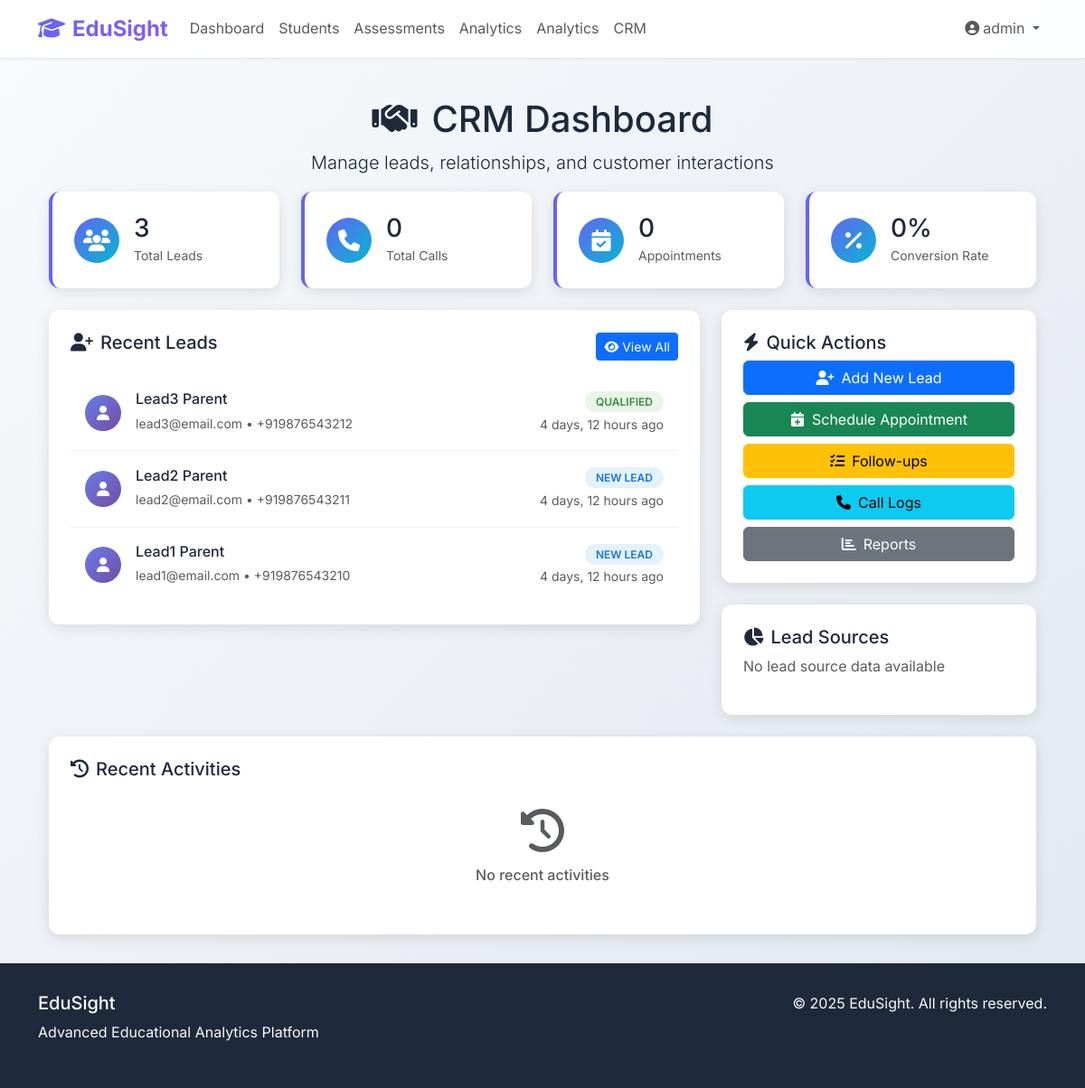
The page /crm/ (signed in) on the database its author committed.
### students/models.py (models this page shows, shortened)
class User(AbstractUser):
    ROLE_CHOICES = [
        ('admin', 'Administrator'),
        ('teacher', 'Teacher'),
        ('student', 'Student'),
        ('parent', 'Parent'),
        ('counselor', 'Counselor'),
    ]
    role = models.CharField(max_length=20, choices=ROLE_CHOICES, default='student')
    phone = models.CharField(max_length=15, blank=True, null=True)
    address = models.TextField(blank=True, null=True)
    profile_image = models.ImageField(upload_to='profile_images/', blank=True, null=True)
    last_login_at = models.DateTimeField(blank=True, null=True)
    is_active = models.BooleanField(default=True)
    email_verified_at = models.DateTimeField(blank=True, null=True)
    class Meta:
        db_table = 'users'
        verbose_name = 'User'
        verbose_name_plural = 'Users'

### crm/models.py (models this page shows, shortened)
class Lead(models.Model):
    LEAD_STATUS_CHOICES = [
        ('new', 'New Lead'),
        ('contacted', 'Contacted'),
        ('interested', 'Interested'),
        ('qualified', 'Qualified'),
        ('appointment_scheduled', 'Appointment Scheduled'),
        ('converted', 'Converted'),
        ('not_interested', 'Not Interested'),
        ('lost', 'Lost'),
    ]
    PRIORITY_CHOICES = [
        ('low', 'Low'),
        ('medium', 'Medium'),
        ('high', 'High'),
        ('urgent', 'Urgent'),
    ]
    lead_id = models.UUIDField(default=uuid.uuid4, editable=False, unique=True)
    first_name = models.CharField(max_length=100)
    last_name = models.CharField(max_length=100)
    email = models.EmailField()
    phone_regex = RegexValidator(regex=r'^\+?1?\d{9,15}$', message="Phone number must be in format: '+999999999'. Up to 15 digits allowed.")
    phone = models.CharField(validators=[phone_regex], max_length=17)
    child_name = models.CharField(max_length=100, blank=True)
    child_age = models.IntegerField(null=True, blank=True)
    child_grade = models.CharField(max_length=20, blank=True)
    school_name = models.CharField(max_length=200, blank=True)
    city = models.CharField(max_length=100, blank=True)
    state = models.CharField(max_length=100, blank=True)
    source = models.ForeignKey(LeadSource, on_delete=models.SET_NULL, null=True)
    status = models.CharField(max_length=30, choices=LEAD_STATUS_CHOICES, default='new')
    priority = models.CharField(max_length=10, choices=PRIORITY_CHOICES, default='medium')
    assigned_to = models.ForeignKey(settings.AUTH_USER_MODEL, on_delete=models.SET_NULL, null=True, blank=True, related_name='assigned_leads')
    interested_in_dmit = models.BooleanField(default=False)
    interested_in_academic = models.BooleanField(default=False)
    interested_in_psychological = models.BooleanField(default=False)
    interested_in_career_guidance = models.BooleanField(default=False)
    created_at = models.DateTimeField(auto_now_add=True)
    updated_at = models.DateTimeField(auto_now=True)
    last_contacted = models.DateTimeField(null=True, blank=True)
    next_followup = models.DateTimeField(null=True, blank=True)
    initial_notes = models.TextField(blank=True)
    class Meta:
        db_table = 'crm_leads'
        ordering = ['-created_at']

### crm/views.py (the view)
# urls.py: path('', views.crm_dashboard, name='dashboard'),
@login_required
def crm_dashboard(request):
    if not request.user.is_staff:
        messages.error(request, 'Access denied.')
        return redirect('dashboard')
    total_leads = Lead.objects.count()
    new_leads_today = Lead.objects.filter(created_at__date=timezone.now().date()).count()
    pending_followups = FollowUp.objects.filter(status='pending').count()
    appointments_today = Appointment.objects.filter(scheduled_date__date=timezone.now().date()).count()
    recent_leads = Lead.objects.order_by('-created_at')[:10]
    recent_calls = CallLog.objects.order_by('-start_time')[:5]
    lead_status_stats = Lead.objects.values('status').annotate(count=Count('id'))
    context = {
        'total_leads': total_leads,
        'new_leads_today': new_leads_today,
        'pending_followups': pending_followups,
        'appointments_today': appointments_today,
        'recent_leads': recent_leads,
        'recent_calls': recent_calls,
        'lead_status_stats': list(lead_status_stats),
    }
    return render(request, 'crm/dashboard.html', context)

### templates/crm/dashboard.html (shortened to what this page needs)
{% extends 'base/base.html' %}
{% load static %}
{% block content %}
<div class="container-fluid">
    <div class="dashboard-header text-center">
        <div class="container">
            <h1><i class="fas fa-handshake me-3"></i>CRM Dashboard</h1>
            <p class="lead">Manage leads, relationships, and customer interactions</p>
        </div>
    </div>
    <div class="row g-4 mb-4">
        <div class="col-xl-3 col-lg-6 col-md-6">
            <div class="stat-card">
                <div class="d-flex align-items-center">
                    <div class="stat-icon">
                        <i class="fas fa-users"></i>
                    </div>
                    <div class="ms-3">
                        <h3 class="mb-0">{{ total_leads|default:0 }}</h3>
                        <small class="text-muted">Total Leads</small>
                    </div>
                </div>
            </div>
        </div>
        <div class="col-xl-3 col-lg-6 col-md-6">
            <div class="stat-card">
                <div class="d-flex align-items-center">
                    <div class="stat-icon">
                        <i class="fas fa-phone"></i>
                    </div>
                    <div class="ms-3">
                        <h3 class="mb-0">{{ total_calls|default:0 }}</h3>
                        <small class="text-muted">Total Calls</small>
                    </div>
                </div>
            </div>
        </div>
        <div class="col-xl-3 col-lg-6 col-md-6">
            <div class="stat-card">
                <div class="d-flex align-items-center">
                    <div class="stat-icon">
                        <i class="fas fa-calendar-check"></i>
                    </div>
                    <div class="ms-3">
                        <h3 class="mb-0">{{ total_appointments|default:0 }}</h3>
                        <small class="text-muted">Appointments</small>
                    </div>
                </div>
            </div>
        </div>
        <div class="col-xl-3 col-lg-6 col-md-6">
            <div class="stat-card">
                <div class="d-flex align-items-center">
                    <div class="stat-icon">
                        <i class="fas fa-percentage"></i>
                    </div>
                    <div class="ms-3">
                        <h3 class="mb-0">{{ conversion_rate|default:0 }}%</h3>
                        <small class="text-muted">Conversion Rate</small>
                    </div>
                </div>
            </div>
        </div>
    </div>
    <div class="row g-4">
        <div class="col-lg-8">
            <div class="recent-activity">
                <div class="d-flex justify-content-between align-items-center mb-3">
                    <h5><i class="fas fa-user-plus me-2"></i>Recent Leads</h5>
                    <a href="{% url 'crm:leads_list' %}" class="btn btn-primary btn-sm">
                        <i class="fas fa-eye me-1"></i>View All
                    </a>
                </div>
                {% if recent_leads %}
                    {% for lead in recent_leads %}
                    <div class="activity-item">
                        <div class="d-flex align-items-center">
                            <div class="activity-icon" style="background: linear-gradient(135deg, #667eea, #764ba2);">
                                <i class="fas fa-user"></i>
                            </div>
                            <div class="flex-grow-1">
                                <h6 class="mb-1">{{ lead.first_name }} {{ lead.last_name }}</h6>
                                <small class="text-muted">{{ lead.email }} • {{ lead.phone }}</small>
                            </div>
                            <div class="text-end">
                                <span class="lead-status status-{{ lead.status|lower }}">{{ lead.get_status_display }}</span>
                                <br><small class="text-muted">{{ lead.created_at|timesince }} ago</small>
                            </div>
                        </div>
                    </div>
                    {% endfor %}
                {% endif %}
            </div>
        </div>
        <div class="col-lg-4">
            <div class="recent-activity">
                <h5><i class="fas fa-bolt me-2"></i>Quick Actions</h5>
                <div class="d-grid gap-2">
                    <a href="{% url 'crm:lead_create' %}" class="btn btn-primary">
                        <i class="fas fa-user-plus me-2"></i>Add New Lead
                    </a>
                    <a href="{% url 'crm:appointment_create' %}" class="btn btn-success">
                        <i class="fas fa-calendar-plus me-2"></i>Schedule Appointment
                    </a>
                    <a href="{% url 'crm:followups_list' %}" class="btn btn-warning">
                        <i class="fas fa-tasks me-2"></i>Follow-ups
                    </a>
                    <a href="{% url 'crm:calls_list' %}" class="btn btn-info">
                        <i class="fas fa-phone me-2"></i>Call Logs
                    </a>
                    <a href="{% url 'crm:reports' %}" class="btn btn-secondary">
                        <i class="fas fa-chart-bar me-2"></i>Reports
                    </a>
                </div>
            </div>
            <div class="recent-activity mt-4">
                <h5><i class="fas fa-chart-pie me-2"></i>Lead Sources</h5>
                {% if lead_sources %}
                    {% for source in lead_sources %}
                    <div class="d-flex justify-content-between align-items-center mb-2">
                        <span>{{ source.name }}</span>
                        <span class="badge bg-primary">{{ source.lead_count }}</span>
                    </div>
                    {% endfor %}
                {% else %}
                    <p class="text-muted">No lead source data available</p>
                {% endif %}
            </div>
        </div>
    </div>
    <div class="row mt-4">
        <div class="col-12">
            <div class="recent-activity">
                <h5><i class="fas fa-history me-2"></i>Recent Activities</h5>
                {% if recent_activities %}
                    {% for activity in recent_activities %}
                    <div class="activity-item">
                        <div class="d-flex align-items-center">
                            <div class="activity-icon" style="background: {% if activity.type == 'call' %}#28a745{% elif activity.type == 'meeting' %}#007bff{% else %}#6c757d{% endif %};">
                                <i class="fas {% if activity.type == 'call' %}fa-phone{% elif activity.type == 'meeting' %}fa-handshake{% else %}fa-comment{% endif %}"></i>
                            </div>
                            <div class="flex-grow-1">
                                <h6 class="mb-1">{{ activity.description }}</h6>
                                <small class="text-muted">{{ activity.created_at|timesince }} ago</small>
                            </div>
                        </div>
                    </div>
                    {% endfor %}
                {% else %}
                    <div class="text-center py-4">
                        <i class="fas fa-history fa-3x text-muted mb-3"></i>
                        <h6 class="text-muted">No recent activities</h6>
                    </div>
                {% endif %}
            </div>
        </div>
    </div>
</div>
{% endblock %}

### templates/base/base.html (shortened to what this page needs)
<!DOCTYPE html>
<html lang="en">
<head>
    <link href="https://cdn.jsdelivr.net/npm/bootstrap@5.3.2/dist/css/bootstrap.min.css" rel="stylesheet">
    <link rel="stylesheet" href="https://cdnjs.cloudflare.com/ajax/libs/font-awesome/6.4.0/css/all.min.css">
</head>
<body>
    <nav class="navbar navbar-expand-lg navbar-custom fixed-top">
        <div class="container">
            <a class="navbar-brand" href="{% url 'admin_dashboard:overview' %}">
                <i class="fas fa-graduation-cap me-2"></i>EduSight
            </a>
            <div class="collapse navbar-collapse" id="navbarNav">
                <ul class="navbar-nav me-auto">
                    <li class="nav-item">
                        <a class="nav-link" href="{% url 'dashboard' %}">Dashboard</a>
                    </li>
                    <li class="nav-item">
                        <a class="nav-link" href="{% url 'students:student_list' %}">Students</a>
                    </li>
                    <li class="nav-item">
                        <a class="nav-link" href="{% url 'assessments:assessment_list' %}">Assessments</a>
                    </li>
                    <li class="nav-item">
                        <a class="nav-link" href="{% url 'analytics:dashboard' %}">Analytics</a>
                    </li>
                    <li class="nav-item">
                        <a class="nav-link" href="{% url 'ml_predictions:dashboard' %}">Analytics</a>
                    </li>
                    <li class="nav-item">
                        <a class="nav-link" href="{% url 'crm:dashboard' %}">CRM</a>
                    </li>
                </ul>
                <ul class="navbar-nav">
                    {% if user.is_authenticated %}
                        <li class="nav-item dropdown">
                            <a class="nav-link dropdown-toggle" href="#" id="navbarDropdown" role="button" data-bs-toggle="dropdown">
                                <i class="fas fa-user-circle me-1"></i>{{ user.username }}
                            </a>
                        </li>
                    {% else %}
                        <li class="nav-item">
                            <a class="nav-link" href="/admin/login/">Login</a>
                        </li>
                    {% endif %}
                </ul>
            </div>
        </div>
    </nav>
    <main class="main-content" style="margin-top: 76px;">
        <div class="container{% block container_class %}{% endblock %}">
            {% block content %}{% endblock %}
        </div>
    </main>
    {% block footer %}
    <footer class="footer mt-auto">
        <div class="container">
            <div class="row">
                <div class="col-md-6">
                    <h5 class="text-white">EduSight</h5>
                    <p class="text-light">Advanced Educational Analytics Platform</p>
                </div>
                <div class="col-md-6 text-md-end">
                    <p class="text-light mb-0">© {% now "Y" %} EduSight. All rights reserved.</p>
                </div>
            </div>
        </div>
    </footer>
    {% endblock %}
</body>
</html>

### rows shown on the page
User: username "admin"
Lead: first_name "Lead3", last_name "Parent", email "lead3@email.com", phone "+919876543212", status "QUALIFIED", created_at "4 days, 12 hours"
Lead: first_name "Lead2", last_name "Parent", email "lead2@email.com", phone "+919876543211", status "NEW LEAD", created_at "4 days, 12 hours"
Lead: first_name "Lead1", last_name "Parent", email "lead1@email.com", phone "+919876543210", status "NEW LEAD", created_at "4 days, 12 hours"

### other values the page prints
{{ total_leads|default:0 }} "3"
{{ total_calls|default:0 }} "0"
{{ total_appointments|default:0 }} "0"
{{ conversion_rate|default:0 }} "0"
